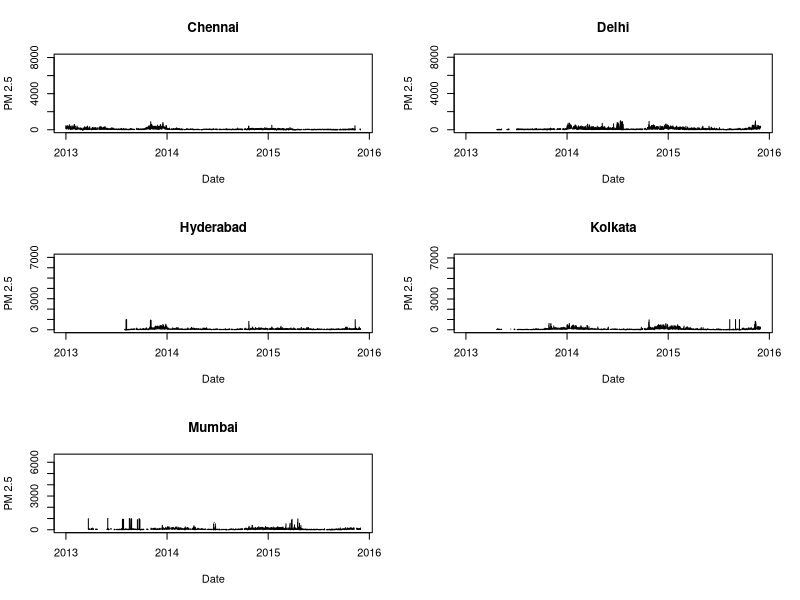
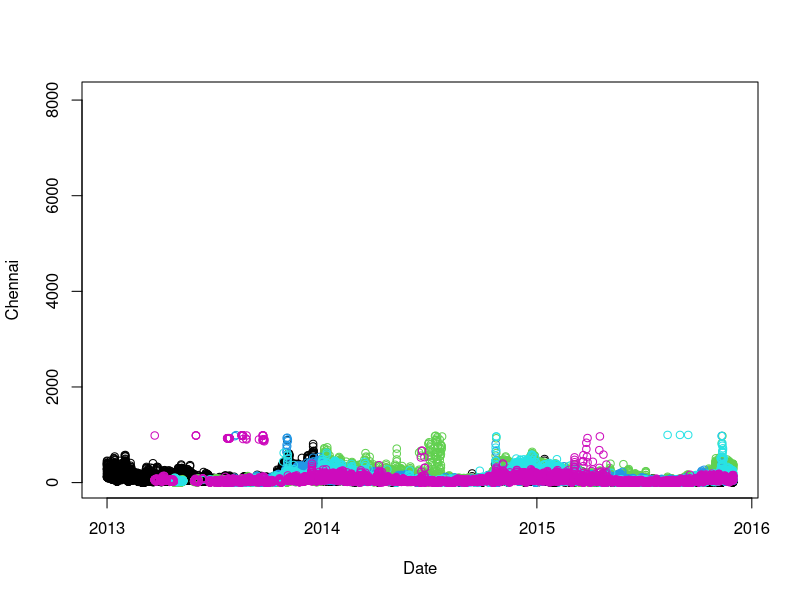
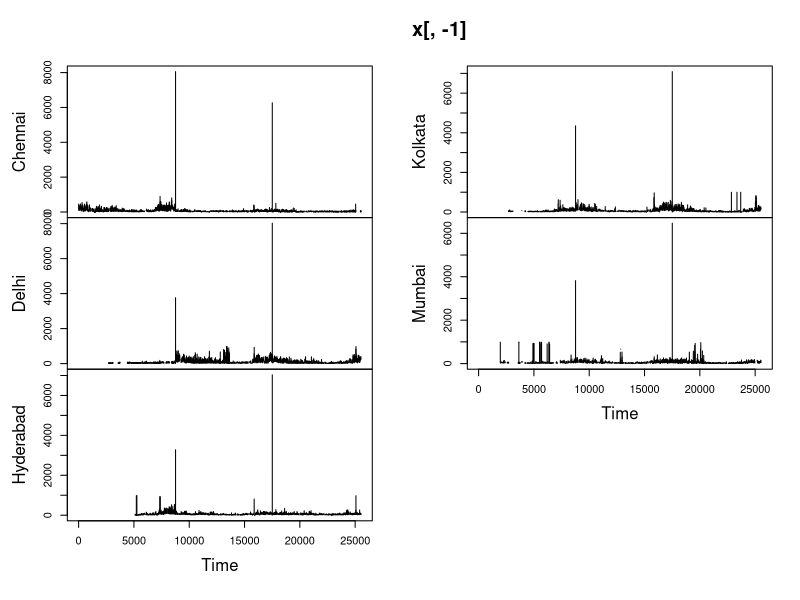
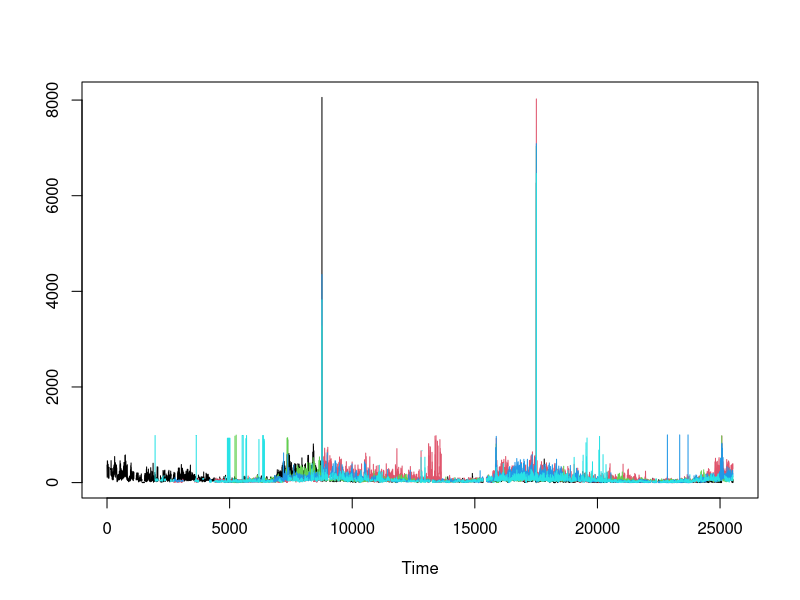
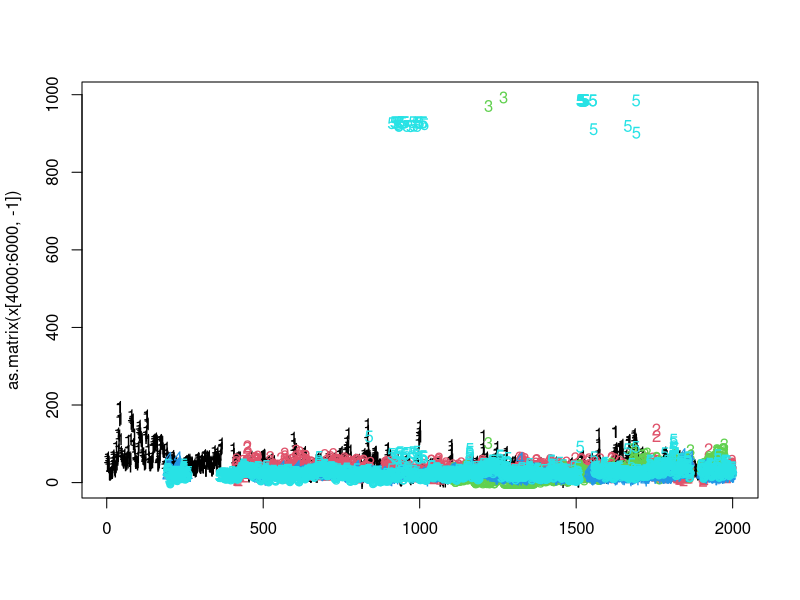

These figures' R source, in order:
#
# Lecture 6 -- Day of Quiz 1
#
# Homework 2B.  Note that this simulation is designed (a) to get you in the
# spirit of doing simulations, and (b) to better understand natural
# variability in a case like this.  It is neither a hypothesis test nor
# a problem with confidence intervals as it stands, but will be helpful
# to better understand each of these topics.
#
# Homework 2A.

x <- read.csv("merged2A.csv", as.is=TRUE)

# I need the following here, because the CSV file doesn't hold
# the date formatted variable, and the file was created with the
# cleaned up dates from the homework script:
x$Date <- as.Date(x$Date)

# The following plot examples are using the merged data from
# the original Homework 2 script, with no fixes.  So they
# will change once you do the proper fixing and merging.
# Here I just want to give you some code examples to consider,
# steal, modify... you're welcome!

################################################################################
# If the following doesn't work, you will need a larger
# graphics device (on your screen, increase the size of the
# graphics window).  This is close to not working when you
# "compile" the script, but worked in my testing:
par(mfrow=c(3,2)) # 3 rows, 2 columns of graphics in this plot
for (i in 2:6) {
  plot(x[,i] ~ x$Date, xlab="Date", ylab="PM 2.5",
       main=names(x)[i], type="l")
}

# NOTE: the type="l" is a lower-case L and uses lines rather than
# points.  Which you prefer here is a matter of taste I think.


################################################################################
# This is fine in terms of size, but hard to see anything
# useful with the current (incorrect) data:
par(mfrow=c(1,1))   # Accept a single plot
plot(Chennai ~ Date, data=x,
     ylim=range(as.matrix(x[,-1]), na.rm=TRUE))
for (i in 3:6) {
  points(x$Date, x[,i], col=i)
}

################################################################################
# Or an attempt to use two plots perhaps handy for
# exploring time series... though we generally won't
# use formal time series objects unless required for
# a purpose like this (i.e. some function that requires
# them, as in ts.plot):

plot.ts(x[,-1])

ts.plot(as.ts(x$Chennai), as.ts(x$Delhi),
        as.ts(x$Hyderabad), as.ts(x$Kolkata),
        as.ts(x$Mumbai),
        gpars=list(col=1:5))

# Computationally terrible, and it froze my computer
# when I tried it.  So please avoid unless you have
# a smaller data set!
matplot(as.matrix(x[4000:6000, -1]))
